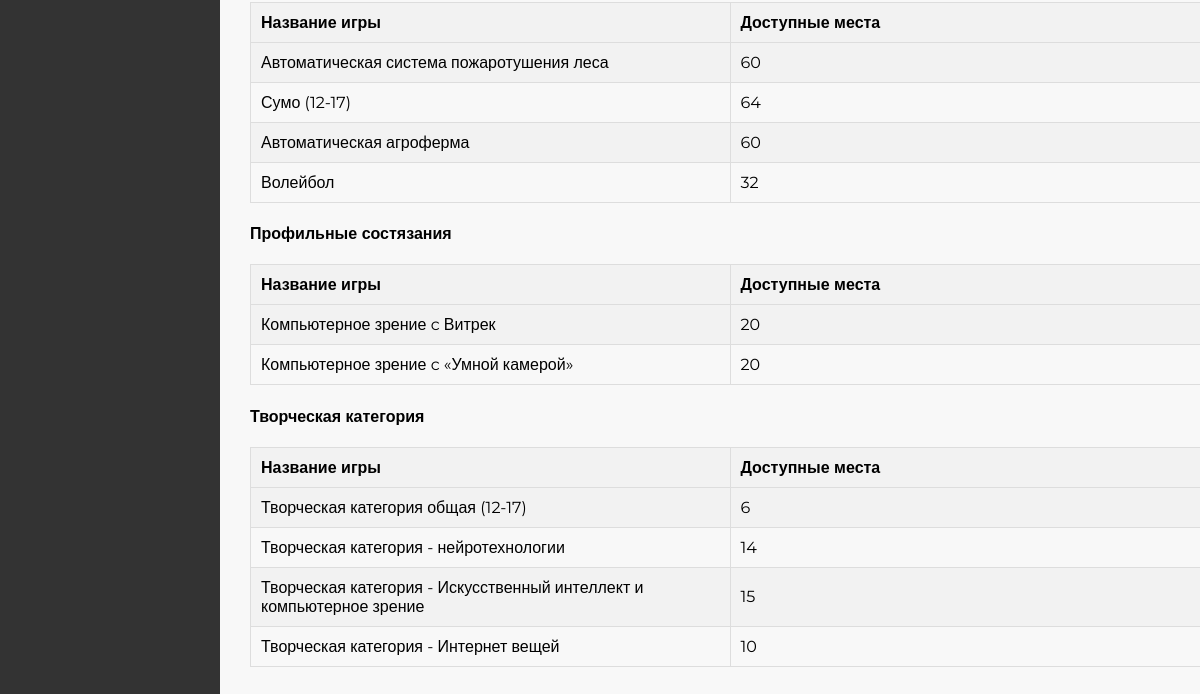
The app's page /dashboard/ (lower part), older data.
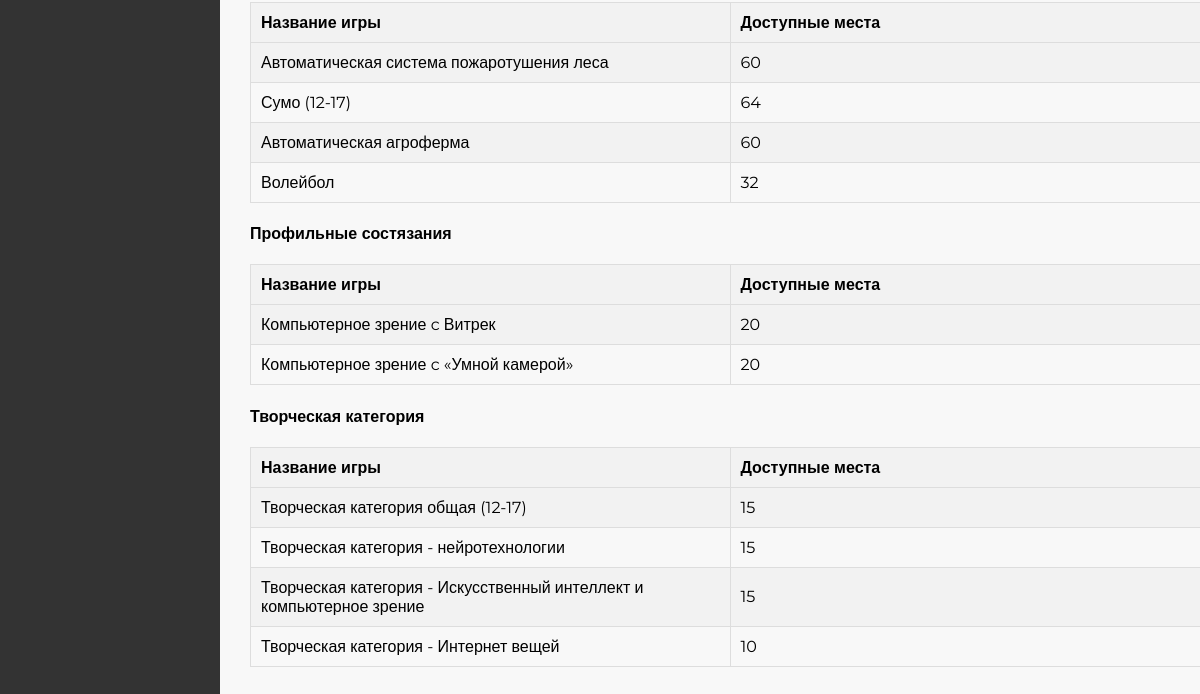
The same page, newer data.
### accounts/models.py (models this page shows, shortened)
class TeamGame(models.Model):
    name = models.CharField(max_length=100)
    category = models.ForeignKey(GameCategory, on_delete=models.CASCADE)
    min_age = models.IntegerField(default=0)
    max_age = models.IntegerField(default=0)
    min_t_participants = models.PositiveIntegerField()
    max_t_participants = models.PositiveIntegerField()
    max_teams = models.PositiveIntegerField()
    current = models.PositiveIntegerField(default=0)
    available = models.PositiveIntegerField(default=0)

### accounts/views.py (the view)
# urls.py: path('dashboard/', views.dashboard, name='dashboard'),
def dashboard(request):
    age_categories = AgeCategory.objects.all()
    game_categories = GameCategory.objects.all()
    individual_games = IndividualGame.objects.all()
    team_games = TeamGame.objects.all()
    for game in individual_games:
        game.available = game.max_participants - game.current
        game.save()
    for game in team_games:
        game.available = game.max_teams - game.current
        game.save()
    context = {
        'age_categories': age_categories,
        'game_categories': game_categories,
        'ind_games': individual_games,
        'team_games': team_games,
    }
    return render(request, 'dashboard/dashboard.html', context)

### templates/dashboard/dashboard.html (shortened to what this page needs)
<head>
    <link rel="stylesheet" type="text/css" href="/static/styles.css"/>
</head>
{% extends 'base.html' %}
{% block content %}
    <div class="dashboard-container">
        <div class="sidebar">
        </div>
        <div class="content" style="width: 80%">
            {% block embedded_page_content %}
                {% for age_category in age_categories %}
                    {% for game_category in age_category.gamecategory_set.all %}
                        <h4>{{ game_category.name }}</h4>
                        <table class="game-table">
                            <colgroup>
                                <col style="width: 50%;">
                                <col style="width: 50%;">
                            </colgroup>
                            <tr>
                                <th>Название игры</th>
                                <th>Доступные места</th>
                            </tr>
                            {% for game in game_category.individualgame_set.all %}
                                <tr>
                                    <td>{{ game.name }}</td>
                                    <td>{{ game.available|default:"Недоступно" }}</td>
                                </tr>
                            {% endfor %}
                            {% for game in game_category.teamgame_set.all %}
                                <tr>
                                    <td>{{ game.name }}</td>
                                    <td>{{ game.available|default:"Недоступно" }}</td>
                                </tr>
                            {% endfor %}
                        </table>
                    {% endfor %}
                {% endfor %}
                </div>
            {% endblock %}
    </div>
{% endblock %}

Row changes from the older to the newer data that the page shows:
changed TeamGame "Творческая категория общая (12-17)": available "6" → "15"
changed TeamGame "Творческая категория - нейротехнологии": available "14" → "15"
